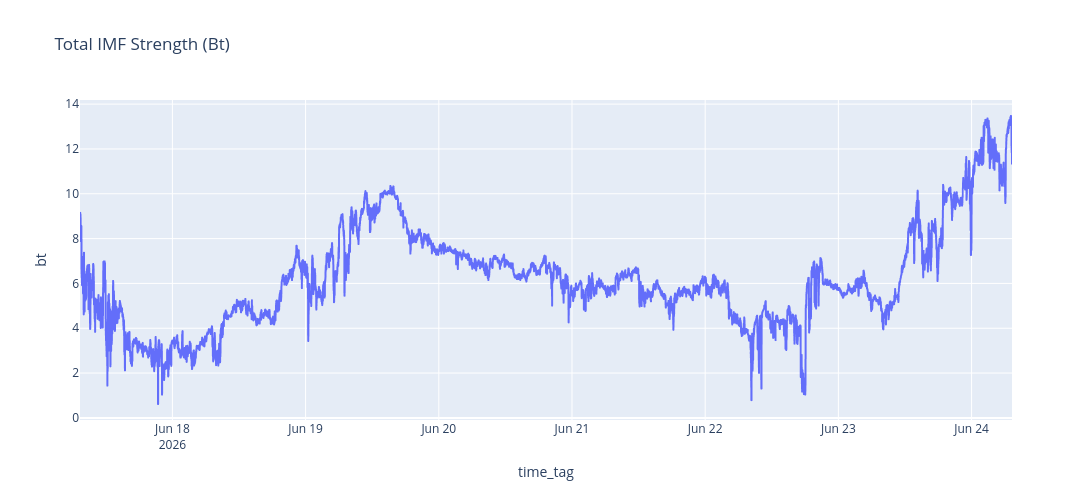

Notebook cell for this chart:
### Code cell
fig = px.line(
    df,
    x="time_tag",
    y="bt",
    title="Total IMF Strength (Bt)"
)

fig.update_layout(
    width=1200,
    height=500
)

fig

### Figure 1 — Plotly figure (JSON) as saved in the notebook; plotly's stock layout.template omitted (floating-point values rounded to 4 significant figures; data arrays with more than 128 entries replaced by an {"elided": "..."} marker saying what was removed)
{"data": [{"hovertemplate": "time_tag=%{x}<br>bt=%{y}<extra></extra>", "legendgroup": "", "line": {"color": "#636efa", "dash": "solid"}, "marker": {"symbol": "circle"}, "mode": "lines", "name": "", "showlegend": false, "type": "scattergl", "x": {"elided": "9955 str values"}, "xaxis": "x", "y": {"elided": "9955 float values"}, "yaxis": "y"}], "layout": {"height": 500, "legend": {"tracegroupgap": 0}, "title": {"text": "Total IMF Strength (Bt)"}, "width": 1200, "xaxis": {"anchor": "y", "domain": [0, 1], "title": {"text": "time_tag"}}, "yaxis": {"anchor": "x", "domain": [0, 1], "title": {"text": "bt"}}}}
